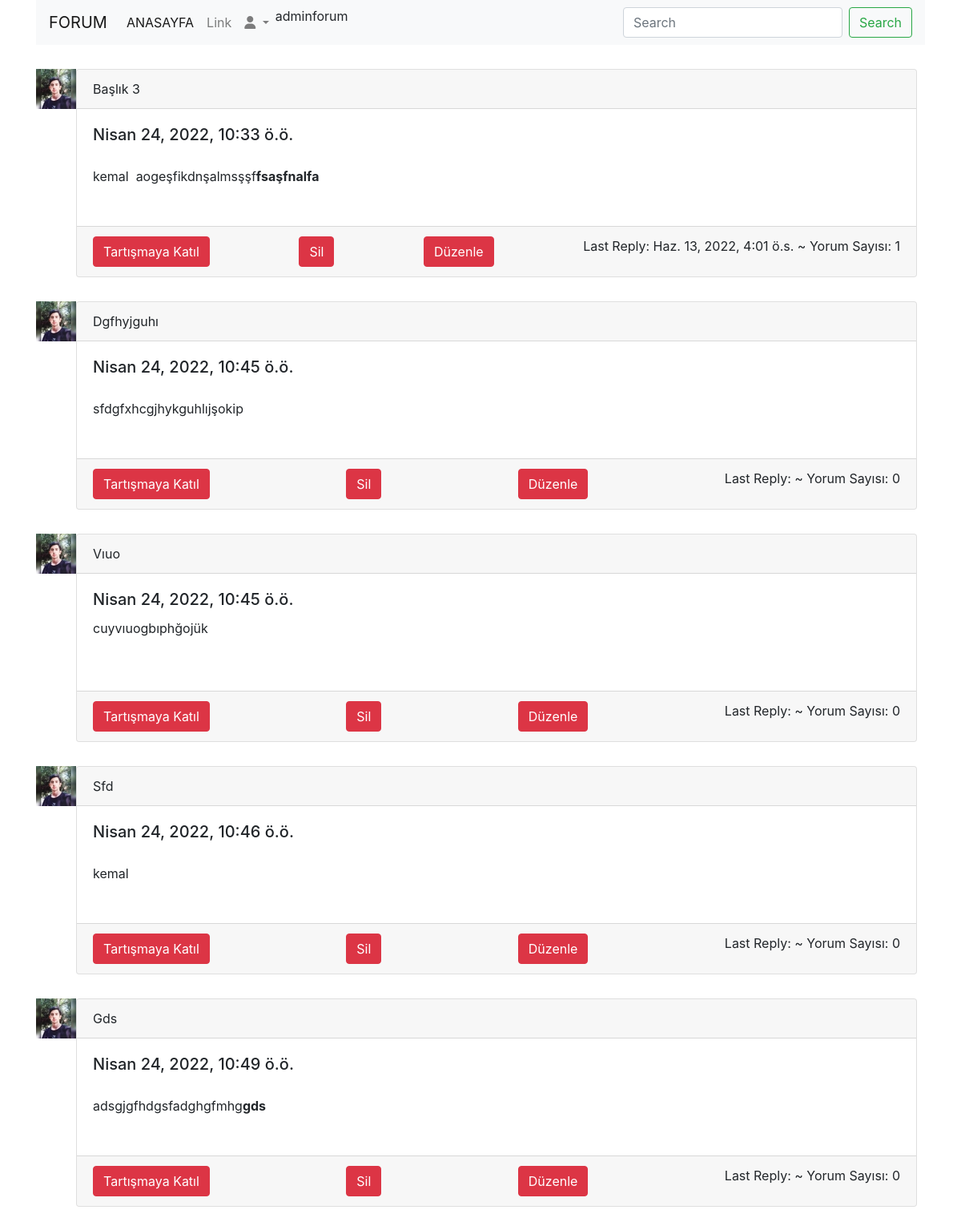
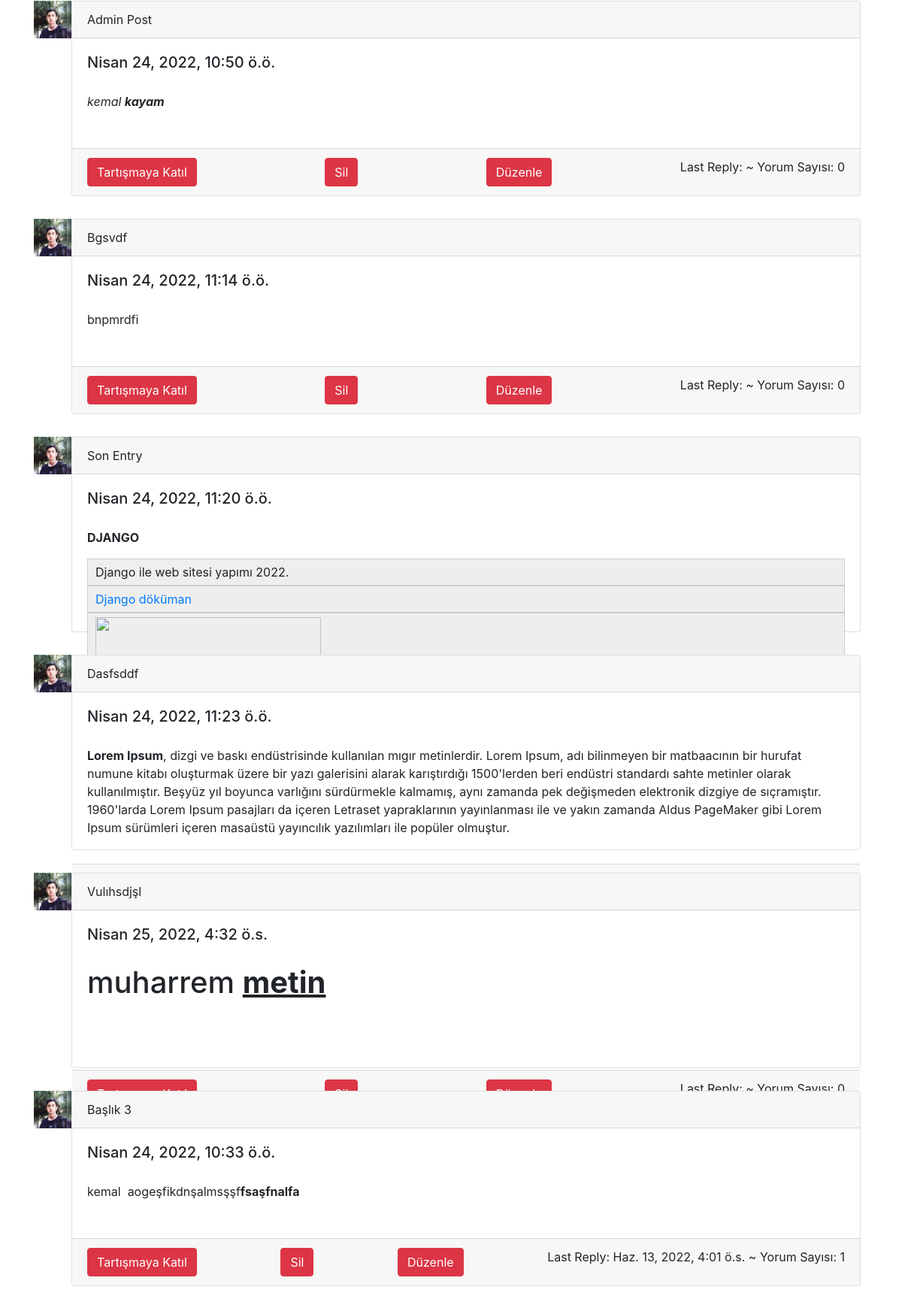
Screenshot of /event/dashboard (signed in, upper part) with the database file from the repository (2 pictures, top to bottom).
### event/models.py (models this page shows, shortened)
class Post(models.Model):
    title = models.CharField(max_length=400)
    slug = models.SlugField(max_length=400, unique=True, blank=True)
    user = models.ForeignKey(Author, on_delete=models.CASCADE)
    content = RichTextField()
    categories = models.ManyToManyField(Category)
    date = models.DateTimeField(auto_now_add=True)
    approved = models.BooleanField(default=True)
    tags = TaggableManager()
    comments = models.ManyToManyField(Comment, blank=True)
    closed = models.BooleanField(default=False)
    state = models.CharField(max_length=40, default="zero")
    @property
    def num_comments(self):
        return self.comments.count()
    @property
    def last_reply(self):
        return self.comments.latest("date")

class Author(models.Model):
    user = models.OneToOneField(User, on_delete = models.CASCADE)
    fullname = models.CharField(max_length=400, blank=True)
    slug = models.SlugField(max_length=400, unique=True, blank=True)
    bio = models.TextField()
    points = models.IntegerField(default=0)
    profile_pic = ResizedImageField(size=[50, 80], quality = 100, upload_to= "authors",  null=True, blank=True, default = "authors/indir_1.jpg")

class Comment(models.Model):
    user = models.ForeignKey(Author, on_delete=models.CASCADE)
    content = models.TextField()
    date = models.DateTimeField(auto_now_add = True)
    replies = models.ManyToManyField(Reply, blank=True)

### event/views.py (the view)
# urls.py: path('dashboard', views.dashboard, name = 'dashboard' ),
@login_required(login_url="user:login")
def dashboard(request):
    author = Author.objects.get(user=request.user)
    posts = Post.objects.filter(user = author)
    return render(request, "dashboard.html", {'posts':posts})

### templates/dashboard.html
{% extends 'index.html' %}
{% block content %}
{% for post in posts %}
{% for post in posts %}
<div class="arg" style="display: inline-block; position: relative;">
    <div class="image" style="float: left; margin-top: 30px;">
      <img src="{{post.user.profile_pic.url}}" alt="resim" width="50px" height="50px">
    </div>
    <div class="card" style="margin-top: 30px; margin-left: 5px; height: 260px; width: 1050px;">
        <div class="card-header">
        {{post.title | title}}
        </div>
        <div class="card-body">
        <h5 class="card-title">{{post.date}}</h5>
        <p class="card-text" style="
          overflow: hidden;
          text-overflow: ellipsis;
          display: -webkit-box;
          -webkit-line-clamp: 3;
          -webkit-box-orient: vertical;
        ">{{post.content | safe}}</p>
        </div>
        <div class="card-footer justify-content-between" style="display: flex; " >
          <a href="http://127.0.0.1:8000/event/detail/{{post.slug}}" class="btn btn-danger">Tartışmaya Katıl</a>
          <a href="http://127.0.0.1:8000/event/delete/{{post.slug}}" class="btn btn-danger">Sil</a>
          <a href="http://127.0.0.1:8000/event/edit/{{post.slug}}" class="btn btn-danger">Düzenle</a>
          <div class="comment">
            <span>Last Reply: {{post.last_reply.date}}</span>
            <span>~ Yorum Sayısı: {{post.num_comments}}</span>
          </div>
        </div>
    </div>
</div>
{% endfor %}
{% endfor %}
{% endblock content %}

### templates/index.html (shortened to what this page needs)
<!DOCTYPE html>
{% load static %}
<html lang="en">
<head>
    <link rel="stylesheet" href="https://cdn.jsdelivr.net/npm/bootstrap@4.0.0/dist/css/bootstrap.min.css">
    <link rel="stylesheet" href="https://cdnjs.cloudflare.com/ajax/libs/font-awesome/6.1.1/css/all.min.css">
</head>
<body>
    <div class="container">
        <div class="navvbarr">
            <nav class="navbar navbar-expand-lg navbar-light bg-light">
                <a class="navbar-brand" href="#">FORUM</a>
                <div class="collapse navbar-collapse" id="navbarSupportedContent">
                  <ul class="navbar-nav mr-auto">
                    <li class="nav-item active">
                      <a class="nav-link" href="/event">ANASAYFA <span class="sr-only">(current)</span></a>
                    </li>
                    <li class="nav-item">
                      <a class="nav-link" href="#">Link</a>
                    </li>
                    <li class="nav-item dropdown">
                      <a class="nav-link dropdown-toggle" href="#" id="navbarDropdown" role="button" data-toggle="dropdown" aria-haspopup="true" aria-expanded="false">
                        <i class="fa-solid fa-user"></i>
                      </a>
                    </li>
                    {% if request.user.is_authenticated %}
                    <p>{{request.user.username}}</p>
                    {% endif %}
                  </ul>
                  <form class="form-inline my-2 my-lg-0">
                    <input class="form-control mr-sm-2" name="keyword" type="search" placeholder="Search" aria-label="Search">
                    <button class="btn btn-outline-success my-2 my-sm-0" type="submit">Search</button>
                  </form>
                </div>
              </nav>
        </div>
        {% block content %}{% endblock %}
    </div>
</body>
</html>

### rows the page displays
Post: user.profile_pic (picture), title "Başlık 3", date "Nisan 24, 2022, 10:33 ö.ö.", content "kemal aogeşfikdnşalmsşşf fsaşfnalfa", last_reply "Haz. 13, 2022, 4:01 ö.s.", num_comments "1"
Post: user.profile_pic (picture), title "Dgfhyjguhı", date "Nisan 24, 2022, 10:45 ö.ö.", content "sfdgfxhcgjhykguhlıjşokip", num_comments "0"
Post: user.profile_pic (picture), title "Vıuo", date "Nisan 24, 2022, 10:45 ö.ö.", content "cuyvıuogbıphğojük", num_comments "0"
Post: user.profile_pic (picture), title "Sfd", date "Nisan 24, 2022, 10:46 ö.ö.", content "kemal", num_comments "0"
Post: user.profile_pic (picture), title "Gds", date "Nisan 24, 2022, 10:49 ö.ö.", content "adsgjgfhdgsfadghgfmhg gds", num_comments "0"
Post: user.profile_pic (picture), title "Admin Post", date "Nisan 24, 2022, 10:50 ö.ö.", content "kemal kayam", num_comments "0"
Post: user.profile_pic (picture), title "Bgsvdf", date "Nisan 24, 2022, 11:14 ö.ö.", content "bnpmrdfi", num_comments "0"
Post: user.profile_pic (picture), title "Son Entry", date "Nisan 24, 2022, 11:20 ö.ö.", content "DJANGO Django ile web sitesi yapımı 2022. Django döküman"
Post: user.profile_pic (picture), title "Dasfsddf", date "Nisan 24, 2022, 11:23 ö.ö.", content "Lorem Ipsum , dizgi ve baskı endüstrisinde kullanılan mıgır metinlerdir. Lorem Ipsum, adı bilinmeyen bir matbaacının bir hurufat numune kitabı oluşturmak üzere bir yazı galerisini alarak karıştırdığı 1500'lerden beri endüstri standardı sahte metinler olarak kullanılmıştır. Beşyüz yıl boyunca varlığını sürdürmekle kalmamış, aynı zamanda pek değişmeden elektronik dizgiye de sıçramıştır. 1960'larda Lorem Ipsum pasajları da içeren Letraset yapraklarının yayınlanması ile ve yakın zamanda Aldus PageMaker gibi Lorem Ipsum sürümleri içeren masaüstü yayıncılık yazılımları ile popüler olmuştur."
Post: user.profile_pic (picture), title "Vulıhsdjşl", date "Nisan 25, 2022, 4:32 ö.s.", content "muharrem metin", num_comments "0"

### other values shown
{{ request.user.username }} "adminforum"
